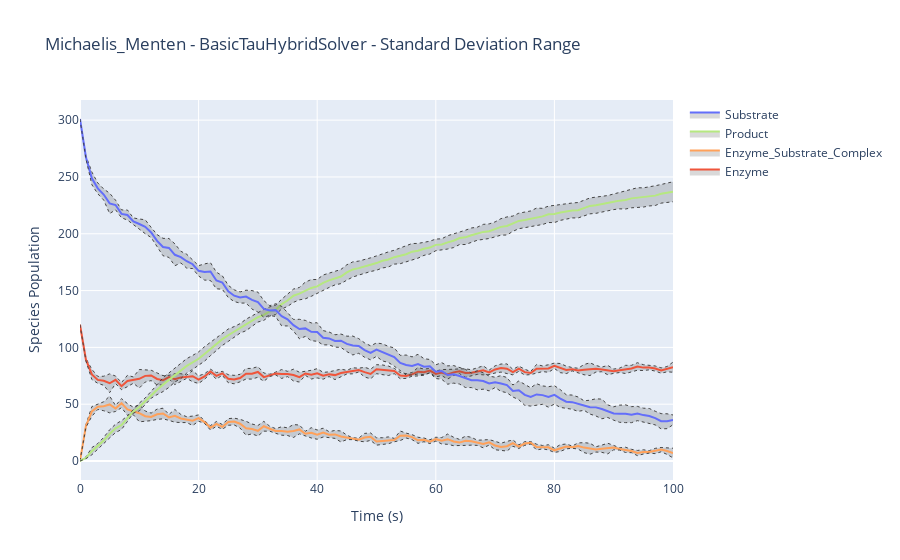

The code cell stored with this chart in its notebook:
### Code cell
results_many_trajectories.plotplotly_std_dev_range()
